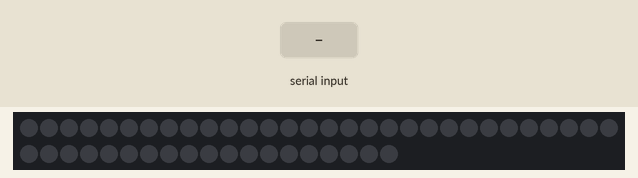
A sketch run on a simulated Arduino Uno, built with avr-gcc and run on an emulated ATmega328P. Shown: 49 RGB LEDs in strip order, left to right, continuing on the next row. The test bench sets the inputs (shaded band). The strip is taken to match the declared colour order; random numbers use the default seed unless the sketch sets one; what the sketch prints to the serial monitor is not drawn.

Above: at 1.2 s.
1.3 s: "1\n" received over Serial
At 2.2 s:
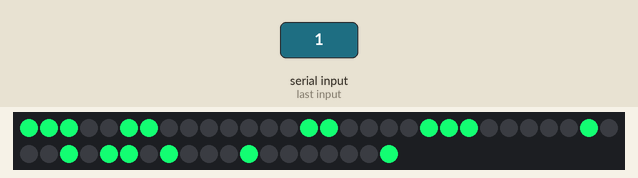
4.3 s: "off\n" received over Serial
At 5.7 s:
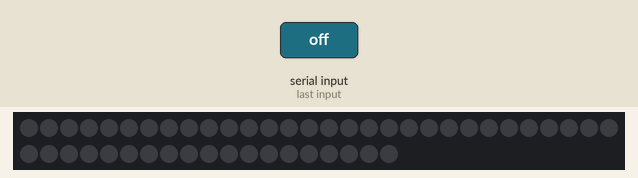
6.1 s: "1\n" received over Serial
At 6.5 s:
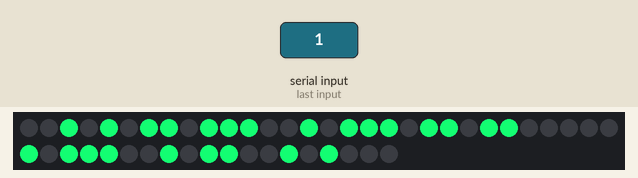
Timing chart, 0 to 9.1 s (numbered marks = the images above; inputs shaded):
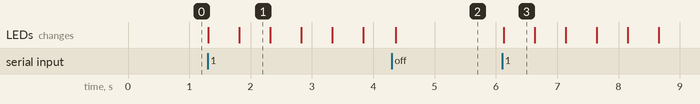

The sketch:

GameOfLife.ino
```cpp
// Libraries.
#include <Adafruit_NeoPixel.h>
#ifdef __AVR__
  #include <avr/power.h>
#endif

// Definitions.
#define PIN 6 // Which pin.
#define STRIPS  7 // Amount of strips.
#define PPS  7 // Pixels per strip.
#define NUMPIXELS   STRIPS * PPS // The number of pixels.
#define BRIGHTNESS  250 // Brightness of the LEDs.
#define w  5 //The extra width added to the game of life world outside the matrix borders
#define h  5 //The extra height added to the game of life world outside the matrix borders
#define fillperc  40 //percentage of cells that is alive at the beginning of the game of life

String command; // Input.
int dv = 500; // Delayvalue in miliseconds.
int basecolor[3] = {255, 115, 20}; //The default color of the pixels

//The field on which the game of life takes place
int world[STRIPS + w*2][PPS + h* 2];
//A copy of this world used for determining the neighbours
int newworld[STRIPS + w*2][PPS + h*2];
//The section of the world which will be shown on the matrix
int pixelfield[STRIPS][PPS];

Adafruit_NeoPixel pixels = Adafruit_NeoPixel(NUMPIXELS, PIN, NEO_RGB + NEO_KHZ800);


void setup() // This function gets called once at the beginning.
{
  // Initialize the serial connection
  Serial.begin ( 9600 );
  pixels.setBrightness ( BRIGHTNESS );
  pixels.begin (); // This initializes the NeoPixel library.
  pixels.show (); // Initialize all pixels to 'off'

  //Fill the field with random pixel values: either 0 (dead) or 1 (alive)
  for ( int i = 0; i < STRIPS + 2*w; i++ ){
    for ( int j = 0; j < PPS + 2*h; j++ ){
      if(random(0,101) <= fillperc){
        world[i][j] = 1;
      }else{
        world[i][j] = 0;
      }
    }
  }
}

void gameoflife (){ //This function runs John Conway's Game of Life on the 7x7 matrix
  int nbours; //the amount of neighbours

  //Update the pixelfield which is going to be displayed on the matrix
  for(int i = 0; i < STRIPS; i++){
    for(int j = 0; j < PPS; j++){
      pixelfield[i][j] = world[i+w][j+h];
    }
  }

  //Here we show the field on the matrix. This is done before iterating to the next generation,
  //as otherwise we would never see the begin configuration
  for ( int i = 0; i < STRIPS; i++ ){
    for ( int j = 0; j < PPS; j++ ){
      if(pixelfield[i][j] == 0){ //sets the dead cells
        if(j % 2 == 1){
          pixels.setPixelColor (j*PPS + i, pixels.Color (0, 0, 0) );
        }else{
          pixels.setPixelColor (j*PPS + 6 - i, pixels.Color (0, 0, 0) );
        }
      }else if(pixelfield[i][j] == 1){ //sets the alive cells
        if(j % 2 == 1){
          pixels.setPixelColor ( j*PPS + i, pixels.Color (basecolor[2], basecolor[0], basecolor[1]) );
        }else{
          pixels.setPixelColor ( j*PPS + 6 - i, pixels.Color (basecolor[2], basecolor[0], basecolor[1]) );
        }
      }
    }
  }

  //here we create a copy of the world
  for(int i = 0; i < (STRIPS + 2*w); i++){
    for(int j = 0; j < (PPS + 2*h); j++){
      newworld[i][j] = world[i][j];
    }
  }

  //Here the neighbours are checked, which determines whether a cell dies or comes to life
  //This is done in the
  for ( int i = 1; i < (STRIPS + 2*w - 2); i++ ){
    for ( int j = 1; j < (PPS + 2*h - 2); j++ ){
      nbours = 0;

      nbours += world[i-1][j-1];
      nbours += world[i-1][j];
      nbours += world[i-1][j+1];

      nbours += world[i][j-1];
      nbours += world[i][j+1];

      nbours += world[i+1][j-1];
      nbours += world[i+1][j];
      nbours += world[i+1][j+1];

      if(nbours == 3 || (nbours == 2 && newworld[i][j] == 1)){
        newworld[i][j] = 1;
      }else{
        newworld[i][j] = 0;
      }

    }
  }

  //Put the changes in the original world
  for(int i = 0; i < (STRIPS + 2*w); i++){
    for(int j = 0; j < (PPS + 2*h); j++){
      world[i][j] = newworld[i][j];
    }
  }

  /*
  //checking the values of the pixelfield
  Serial.print("[\n");
  for(int i = 0; i < STRIPS; i++){
    for(int j = 0; j < PPS; j++){
      Serial.print(pixelfield[i][j]);
      Serial.print(" ");
    }
    Serial.print("|\n");
  }
  Serial.print("]\n\n");
  */

}

void lightsOff ()
{
  for ( int i = 0; i < STRIPS; i++ )
  {
    for ( int j = 0; j < PPS; j++ )
    {
      pixels.setPixelColor ( i*PPS + j, pixels.Color ( 0, 0, 0 ) );
    }
  }

  //Fill the field with random pixel values again
  for ( int i = 0; i < STRIPS + 2*w; i++ ){
    for ( int j = 0; j < PPS + 2*h; j++ ){
      if(random(0,101) <= fillperc){
        world[i][j] = 1;
      }else{
        world[i][j] = 0;
      }
    }
  }
}

void loop ()
{
  if ( Serial.available() > 0 )
  {
    command = Serial.readStringUntil('\n');
  }
  //Serial.print("yes");

  if ( command == "1" )
  {
    gameoflife ();
    pixels.show ();
    delay(dv);
  }

  if ( command == "off" )
  {
    lightsOff ();
    pixels.show ();
  }

  Serial.print(command);
}
```

Measured:
- after the input at 1.3 s, the LEDs: first change at once (image 1 shows a later state)
- after the input at 6.1 s, the LEDs: change at once (image 3)
- what the display in image 1 shows lasts 0.5 s, from 1.8 s to 2.3 s
